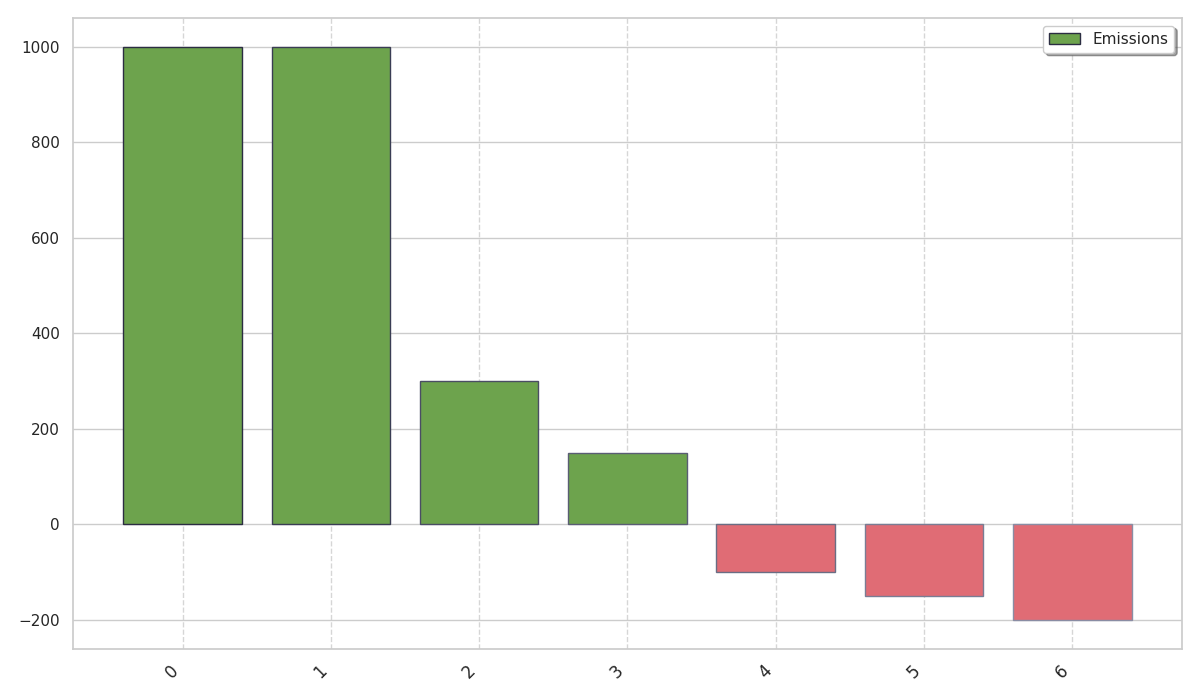

Write the Python code that produced this figure.
import matplotlib.pyplot as plt
import numpy as np

emissions_values = [1000, 300, 150, -200, -100, -150]
final_emission = 1000 + sum(emissions_values)
emissions_values.append(final_emission - 1000)

# Sort emissions in descending order
sorted_values = sorted(emissions_values, reverse=True)

colors = ['#6da34d' if x >= 0 else '#e06c75' for x in sorted_values]

fig, ax = plt.subplots(figsize=(12, 7))

# Choose varied marker shapes and line styles
marker_styles = ['o', 'v', '^', '<', '>', 's', 'p', '*', '+', 'x']
line_styles = ['-', '--', '-.', ':']

# Randomly change edgecolor to different shades
bars = ax.bar(range(len(sorted_values)), sorted_values, color=colors, 
              edgecolor=['#2b2d42', '#3a3d54', '#4a4d64', '#5a5d74', '#6a6d84', '#7a7d94', '#8a8da4'])

plt.xticks(range(len(sorted_values)), rotation=45, ha='right', fontsize=12)
plt.grid(axis='x', linestyle=line_styles[1], alpha=0.8)  # Change grid to 'x' axis with a different style
plt.legend(['Emissions'], loc='upper right', fontsize=11, frameon=True, shadow=True)  # Add a styled legend
plt.tight_layout()

plt.show()
